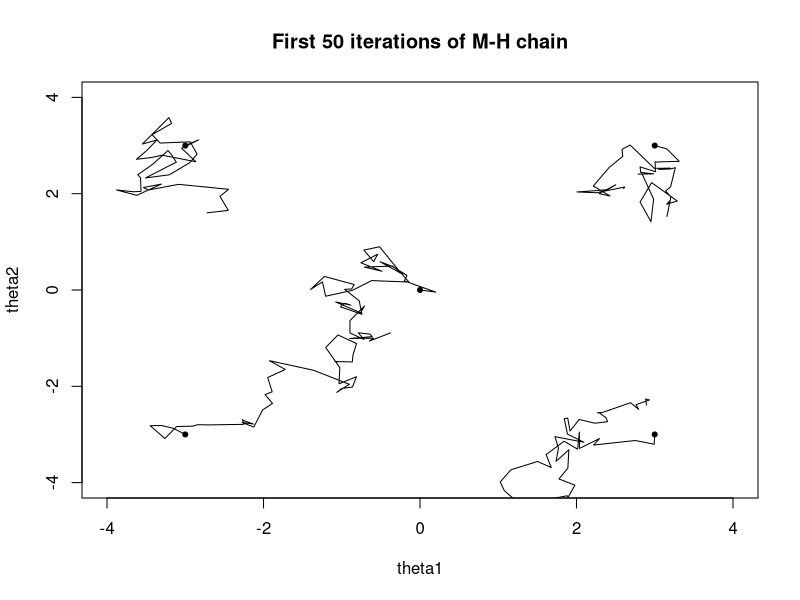
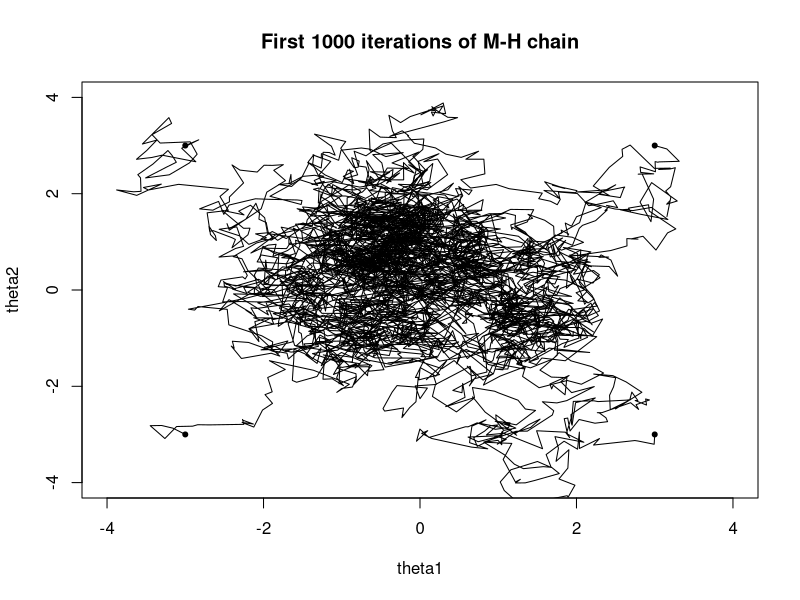
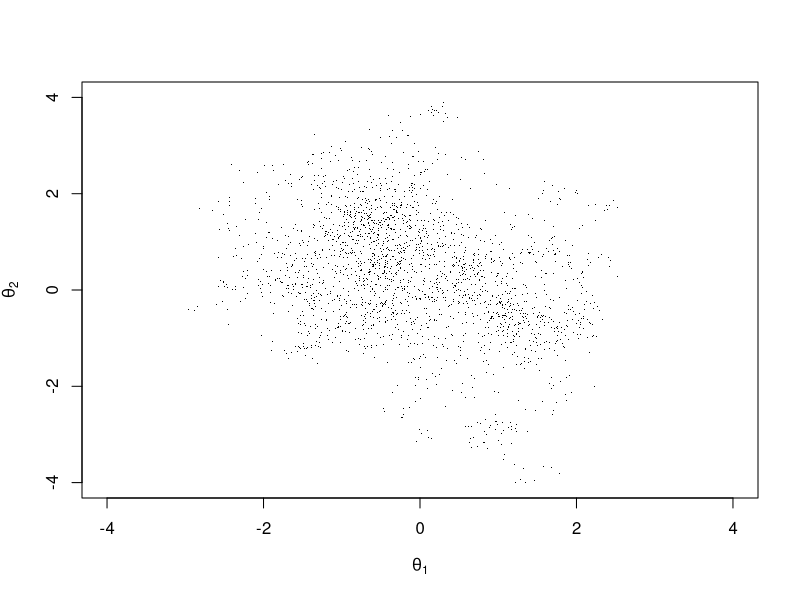
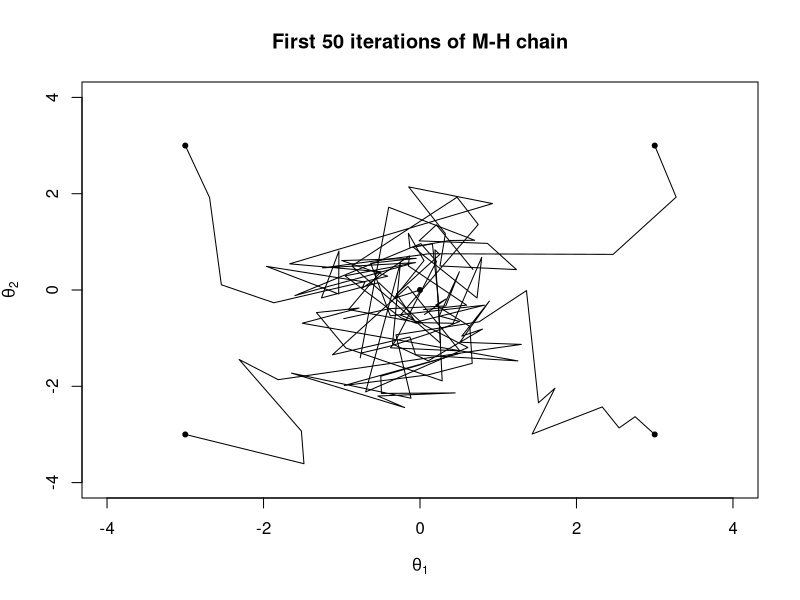
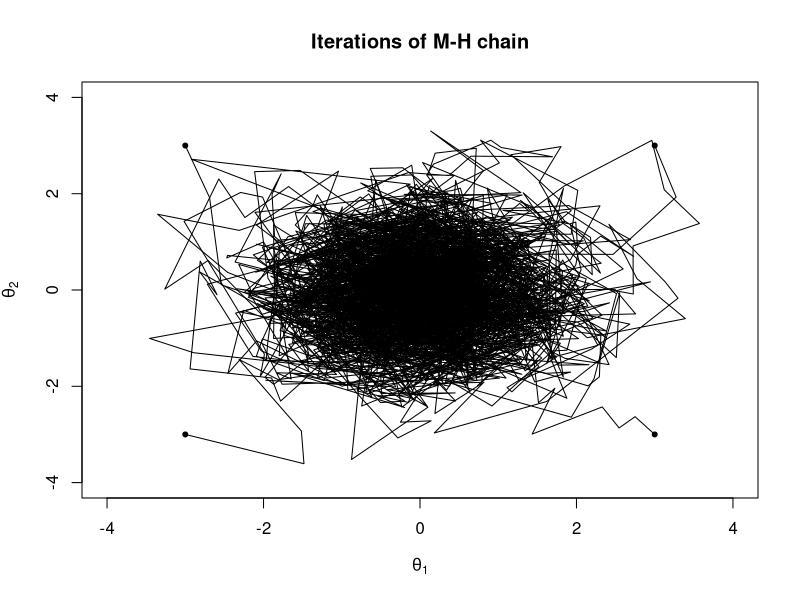
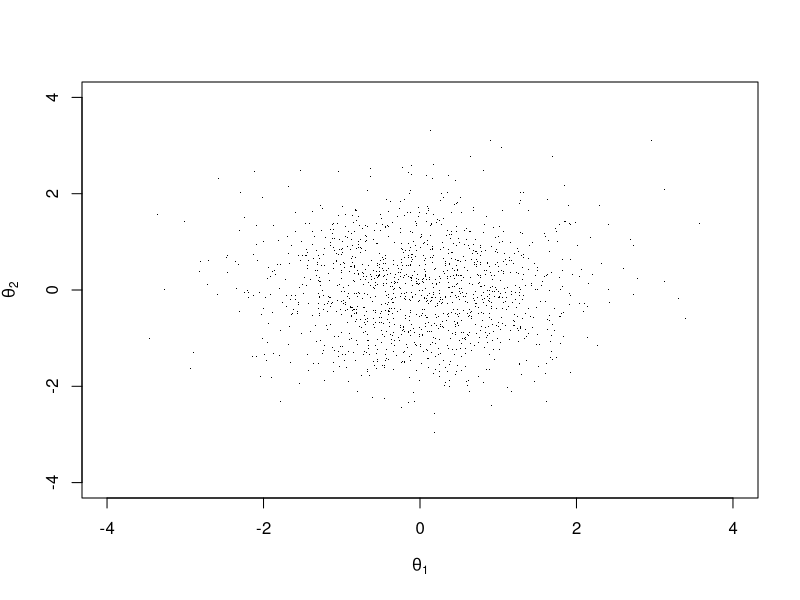

These charts were generated, in order, by the following R code:
library(mvtnorm) # need to sample from multivariate normal and evaluate
                 # density of multivariate normal

# Data distribution: p(y | theta) = bivariate N(y | theta, I),
# where I is the 2x2 identity matrix and y = c(0, 0) is a 2-dimensional
# vector of 0s.
# Prior distribution: the improper prior p(theta) = 1
#
# We want to sample from the joint posterior for theta.
#
# Proposal distribution:
# The proposal distribution will also be bivariate normal,
# centered at the current iteration value of theta with a
# scaled version of I for the covariance.
# i.e., theta.star | theta^(t-1) ~ N(theta^(t-1) , const * I).
#
# Since the proposal distribution is not only symmetric,
# but depends only on the distance |theta.star - theta.current|,
# we can implement the  random walk metropolis algorithm
# because the ratio r simplifies to the ratio of posterior
# densities.

#Define function to perform metropolis algorithm
mh = function(B, start, Imat, const) {
  # store iterations
  theta = matrix(0, nrow = B + 1, ncol = length(start))
  theta[1, ] = start # first row of matrix is starting values
	for (i in 2:(B + 1)) {
	  # use c to convert from matrix to vector
		theta.star = c(rmvnorm(1, theta[i - 1, ], const * Imat))
    # observed values of c(0, 0)
		r = dmvnorm(theta.star, mean = c(0, 0), sigma = Imat) /
         dmvnorm(theta[i - 1,], mean = c(0, 0), sigma = Imat)
		if (runif(1) <= min(r, 1)) {
			theta[i,] = theta.star
		} else {
			theta[i,] = theta[i - 1,]
		}
	}
	return(theta)
}

B = 1000
Imat = matrix(c(1, 0, 0, 1), nrow = 2)
mh1 = mh(B, c(0, 0), Imat, const = .2^2)
mh2 = mh(B, c(-3, 3), Imat, const = .2^2)
mh3 = mh(B, c(-3, -3), Imat, const = .2^2)
mh4 = mh(B, c(3, -3), Imat, const = .2^2)
mh5 = mh(B, c(3, 3), Imat, const = .2^2)

# Plot first 50 steps of M-H chain.  Note starting point.
plot(c(-4, 4), c(-4, 4), type = "n", xlab = "theta1", ylab = "theta2")
lines(mh1[1:51,])
lines(mh2[1:51,])
lines(mh3[1:51,])
lines(mh4[1:51,])
lines(mh5[1:51,])
points(c(-3, -3, 0, 3, 3), c(-3, 3, 0, -3, 3), pch = 20)
title("First 50 iterations of M-H chain")

# Plot all steps of M-H chain.  Note starting point.  Converges
# eventually
plot(c(-4, 4), c(-4, 4), type = "n", xlab = "theta1", ylab = "theta2")
lines(mh1)
lines(mh2)
lines(mh3)
lines(mh4)
lines(mh5)
points(c(-3, -3, 0, 3, 3), c(-3, 3, 0, -3, 3), pch = 20)
title("First 1000 iterations of M-H chain")

#plot second half of posterior sample
plot(mh1[(B/2 + 1):(B + 1), ], pch = ".", xlim = c(-4, 4), ylim = c(-4, 4),
     xlab = expression(theta[1]), ylab = expression(theta[2]))
points(mh2[(B/2 + 1):(B + 1), ], pch = ".")
points(mh3[(B/2 + 1):(B + 1), ], pch = ".")
points(mh4[(B/2 + 1):(B + 1), ], pch = ".")
points(mh5[(B/2 + 1):(B + 1), ], pch = ".")

# Try same things with a different proposal that allows for larger jumps
mh1 = mh(B, c(0, 0), Imat, const = 1)
mh2 = mh(B, c(-3, 3), Imat, const = 1)
mh3 = mh(B, c(-3, -3), Imat, const = 1)
mh4 = mh(B, c(3, -3), Imat, const = 1)
mh5 = mh(B, c(3, 3), Imat, const = 1)

# Plot first 50 steps of M-H chain.  Note starting point.
plot(c(-4, 4), c(-4, 4), type = "n",
     xlab = expression(theta[1]), ylab = expression(theta[2]))
lines(mh1[1:51,])
lines(mh2[1:51,])
lines(mh3[1:51,])
lines(mh4[1:51,])
lines(mh5[1:51,])
points(c(-3, -3, 0, 3, 3), c(-3, 3, 0, -3, 3), pch = 20)
title("First 50 iterations of M-H chain")

# Plot all steps of M-H chain.  Note starting point.  Converges
# eventually
plot(c(-4, 4), c(-4, 4), type = "n",
     xlab = expression(theta[1]), ylab = expression(theta[2]))
lines(mh1)
lines(mh2)
lines(mh3)
lines(mh4)
lines(mh5)
points(c(-3, -3, 0, 3, 3), c(-3, 3, 0, -3, 3), pch = 20)
title("Iterations of M-H chain")

#plot second half of posterior sample
plot(mh1[(B/2 + 1):(B + 1), ], pch = ".", xlim = c(-4, 4), ylim = c(-4, 4),
     xlab = expression(theta[1]), ylab = expression(theta[2]))
points(mh2[(B/2 + 1):(B + 1), ], pch = ".")
points(mh3[(B/2 + 1):(B + 1), ], pch = ".")
points(mh4[(B/2 + 1):(B + 1), ], pch = ".")
points(mh5[(B/2 + 1):(B + 1), ], pch = ".")
